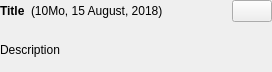
<?xml version="1.0" encoding="UTF-8"?>
<ui version="4.0">
 <class>SoundfontDownloadCell</class>
 <widget class="QWidget" name="SoundfontDownloadCell">
  <property name="geometry">
   <rect>
    <x>0</x>
    <y>0</y>
    <width>272</width>
    <height>72</height>
   </rect>
  </property>
  <property name="windowTitle">
   <string notr="true">Form</string>
  </property>
  <layout class="QGridLayout" name="gridLayout">
   <property name="leftMargin">
    <number>0</number>
   </property>
   <property name="topMargin">
    <number>0</number>
   </property>
   <property name="rightMargin">
    <number>0</number>
   </property>
   <property name="bottomMargin">
    <number>0</number>
   </property>
   <item row="0" column="0">
    <widget class="QLabel" name="labelTitle">
     <property name="font">
      <font>
       <weight>75</weight>
       <bold>true</bold>
      </font>
     </property>
     <property name="text">
      <string notr="true">Title</string>
     </property>
    </widget>
   </item>
   <item row="0" column="1">
    <widget class="QLabel" name="labelInfo">
     <property name="sizePolicy">
      <sizepolicy hsizetype="Expanding" vsizetype="Preferred">
       <horstretch>0</horstretch>
       <verstretch>0</verstretch>
      </sizepolicy>
     </property>
     <property name="text">
      <string notr="true">(10Mo, 15 August, 2018)</string>
     </property>
    </widget>
   </item>
   <item row="0" column="2">
    <widget class="QPushButton" name="pushDownload">
     <property name="cursor">
      <cursorShape>PointingHandCursor</cursorShape>
     </property>
     <property name="toolTip">
      <string>Download</string>
     </property>
     <property name="text">
      <string/>
     </property>
     <property name="iconSize">
      <size>
       <width>24</width>
       <height>24</height>
      </size>
     </property>
    </widget>
   </item>
   <item row="1" column="0" colspan="3">
    <widget class="QLabel" name="labelDescription">
     <property name="text">
      <string notr="true">Description</string>
     </property>
    </widget>
   </item>
  </layout>
 </widget>
 <resources/>
 <connections/>
</ui>
